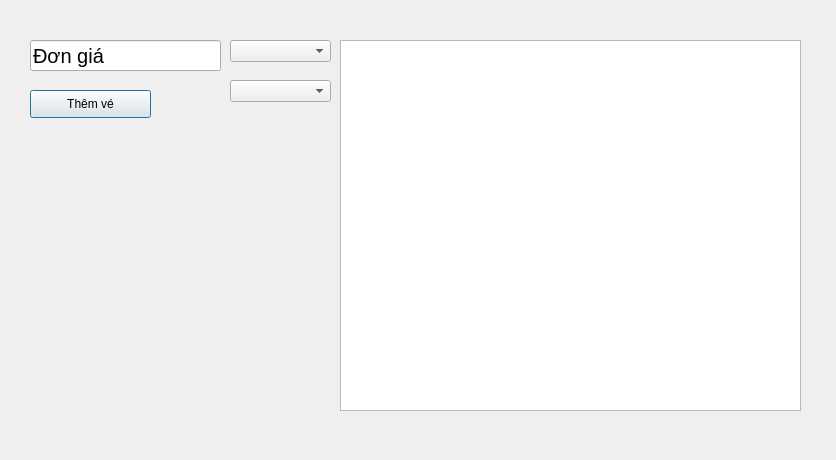
<?xml version="1.0" encoding="UTF-8"?>
<ui version="4.0">
 <class>Dialog</class>
 <widget class="QDialog" name="Dialog">
  <property name="geometry">
   <rect>
    <x>0</x>
    <y>0</y>
    <width>836</width>
    <height>460</height>
   </rect>
  </property>
  <property name="windowTitle">
   <string>Dialog</string>
  </property>
  <widget class="QComboBox" name="cb_ve">
   <property name="geometry">
    <rect>
     <x>230</x>
     <y>80</y>
     <width>101</width>
     <height>22</height>
    </rect>
   </property>
  </widget>
  <widget class="QComboBox" name="cb_hoadon">
   <property name="geometry">
    <rect>
     <x>230</x>
     <y>40</y>
     <width>101</width>
     <height>22</height>
    </rect>
   </property>
  </widget>
  <widget class="QLineEdit" name="txt_dongia">
   <property name="geometry">
    <rect>
     <x>30</x>
     <y>40</y>
     <width>191</width>
     <height>31</height>
    </rect>
   </property>
   <property name="font">
    <font>
     <pointsize>15</pointsize>
    </font>
   </property>
   <property name="text">
    <string>Đơn giá</string>
   </property>
  </widget>
  <widget class="QPushButton" name="btn_them">
   <property name="geometry">
    <rect>
     <x>30</x>
     <y>90</y>
     <width>121</width>
     <height>28</height>
    </rect>
   </property>
   <property name="text">
    <string>Thêm vé</string>
   </property>
  </widget>
  <widget class="QTableWidget" name="table_cthd">
   <property name="geometry">
    <rect>
     <x>340</x>
     <y>40</y>
     <width>461</width>
     <height>371</height>
    </rect>
   </property>
  </widget>
 </widget>
 <resources/>
 <connections/>
</ui>
